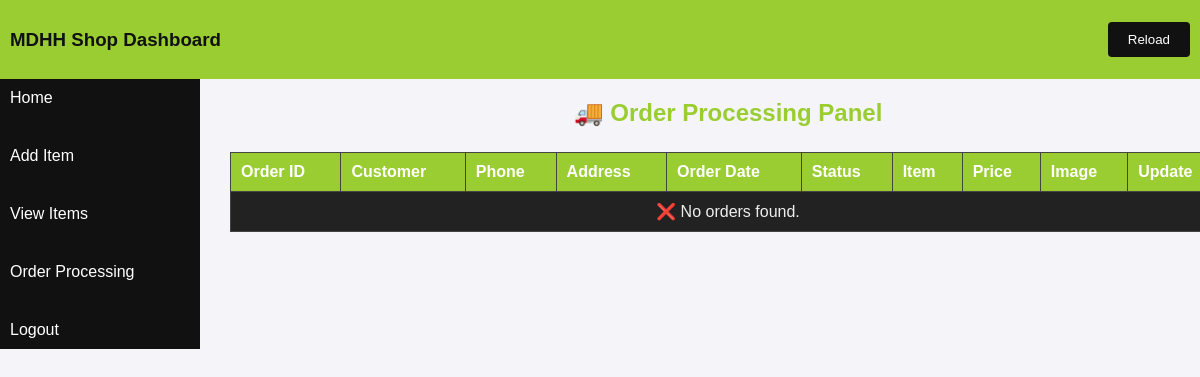
Before: /backend/asset/order-processing.php with the older database file.
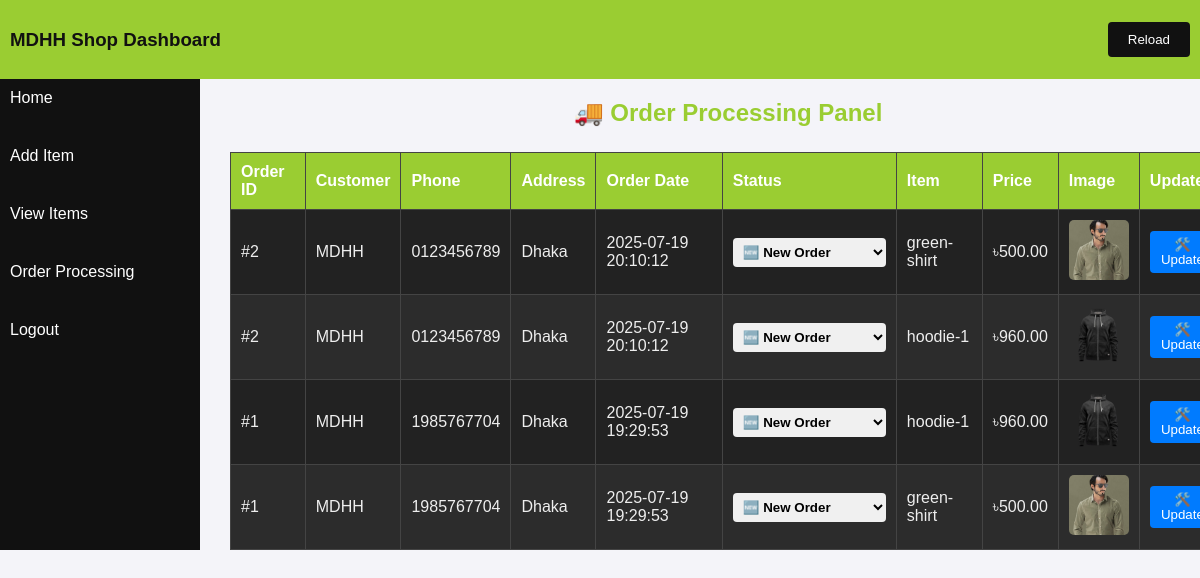
After: the same page with the newer database file.
### tables this page shows
CREATE TABLE `order_items` (
  `id` int(11) NOT NULL,
  `order_id` int(11) DEFAULT NULL,
  `item_name` varchar(255) DEFAULT NULL,
  `price` decimal(10,2) DEFAULT NULL,
  `image` varchar(255) DEFAULT NULL
);

CREATE TABLE `orders` (
  `id` int(11) NOT NULL,
  `customer_name` varchar(255) DEFAULT NULL,
  `phone` varchar(50) DEFAULT NULL,
  `address` text DEFAULT NULL,
  `order_date` datetime DEFAULT NULL
);

### backend/asset/order-processing.php (the view, shortened to what this page needs)
<?php
require_once 'backend/connect.php';
$sql = "
    SELECT o.id AS order_id, o.customer_name, o.phone, o.address, o.order_date, o.status,
           i.item_name, i.price, i.image
    FROM orders o
    JOIN order_items i ON o.id = i.order_id
    ORDER BY o.order_date DESC
";
$result = $conn->query($sql);
?>
<!DOCTYPE html>
<html>
<head>
</head>
<body>
    <?php include_once 'backend/asset/header.php'; ?>
    <div class="d-flex bg-shadow ">
        <?php include_once 'backend/asset/slidebar.php'; ?>
        <main>
            <h2>🚚 Order Processing Panel</h2>
            <table>
                <thead>
                    <tr>
                        <th>Order ID</th>
                        <th>Customer</th>
                        <th>Phone</th>
                        <th>Address</th>
                        <th>Order Date</th>
                        <th>Status</th>
                        <th>Item</th>
                        <th>Price</th>
                        <th>Image</th>
                        <th>Update</th>
                    </tr>
                </thead>
                <tbody>
                    <?php if ($result && $result->num_rows > 0): ?>
                        <?php while ($row = $result->fetch_assoc()): ?>
                            <tr>
                                <td>#<?= $row['order_id'] ?></td>
                                <td><?= htmlspecialchars($row['customer_name']) ?></td>
                                <td><?= htmlspecialchars($row['phone']) ?></td>
                                <td><?= htmlspecialchars($row['address']) ?></td>
                                <td><?= $row['order_date'] ?></td>
                                <td>
                                    <form method="POST" style="display:inline-block;">
                                        <select name="new_status" class="status-select">
                                            <option value="new_order" <?= $row['status'] == 'new_order' ? 'selected' : '' ?>>🆕 New Order</option>
                                        </select>
                                </td>
                                <td><?= htmlspecialchars($row['item_name']) ?></td>
                                <td>৳<?= number_format($row['price'], 2) ?></td>
                                <td><img src="http://localhost/frontend/all_iems/image/<?= $row['image'] ?>" alt=""></td>
                                <td>
                                    <button type="submit" name="update_status" class="update-btn">🛠️ Update</button>
                                </td>
                            </tr>
                        <?php endwhile; ?>
                    <?php else: ?>
                        <tr>
                            <td colspan="10" style="text-align:center;">❌ No orders found.</td>
                        </tr>
                    <?php endif; ?>
                </tbody>
            </table>
        </main>
    </div>
</body>
</html>

Changed rows visible on the page:
added order_items: order "2", order.customer_name "MDHH", order.phone "0123456789", order.address "Dhaka", order.order_date "2025-07-19 20:10:12", new_status "🆕 New Order", item_name "green-shirt", price "500.00", image (picture)
added order_items: order "2", order.customer_name "MDHH", order.phone "0123456789", order.address "Dhaka", order.order_date "2025-07-19 20:10:12", new_status "🆕 New Order", item_name "hoodie-1", price "960.00", image (picture)
added order_items: order "1", order.customer_name "MDHH", order.phone "1985767704", order.address "Dhaka", order.order_date "2025-07-19 19:29:53", new_status "🆕 New Order", item_name "hoodie-1", price "960.00", image (picture)
added order_items: order "1", order.customer_name "MDHH", order.phone "1985767704", order.address "Dhaka", order.order_date "2025-07-19 19:29:53", new_status "🆕 New Order", item_name "green-shirt", price "500.00", image (picture)
Other visible differences:
text no longer shown: "❌ No orders found."
